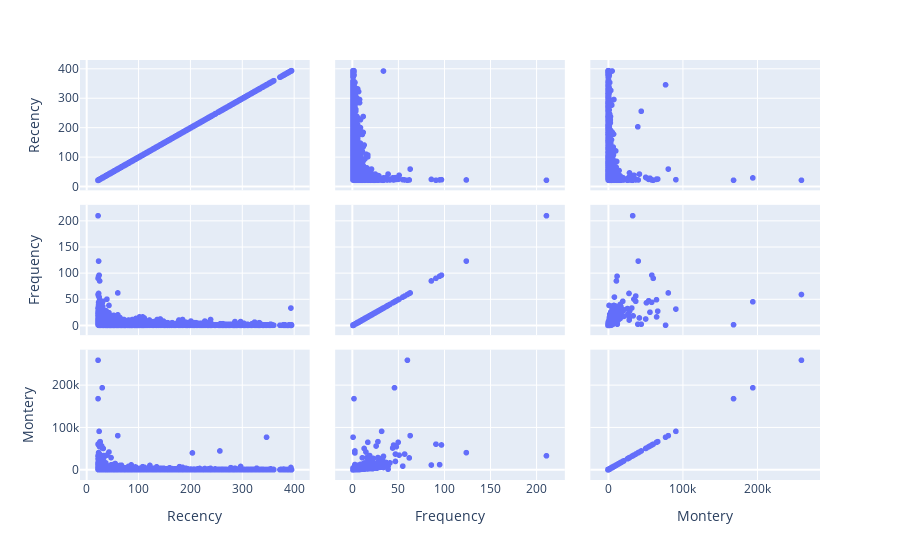

Notebook cell for this chart:
### Code cell
px.scatter_matrix(data_frame=rfm)

### Figure 1 — Plotly figure (JSON) as saved in the notebook; plotly's stock layout.template omitted (floating-point values rounded to 4 significant figures; data arrays with more than 128 entries replaced by an {"elided": "..."} marker saying what was removed)
{"data": [{"dimensions": [{"axis": {"matches": true}, "label": "Recency", "values": {"elided": "3921 int values"}}, {"axis": {"matches": true}, "label": "Frequency", "values": {"elided": "3921 int values"}}, {"axis": {"matches": true}, "label": "Montery", "values": {"elided": "3921 float values"}}], "hovertemplate": "%{xaxis.title.text}=%{x}<br>%{yaxis.title.text}=%{y}<extra></extra>", "legendgroup": "", "marker": {"color": "#636efa", "symbol": "circle"}, "name": "", "showlegend": false, "type": "splom"}], "layout": {"autosize": true, "dragmode": "select", "legend": {"tracegroupgap": 0}, "margin": {"t": 60}, "xaxis": {"autorange": true, "range": [-27.53, 444.5], "type": "linear"}, "xaxis2": {"autorange": true, "range": [-26.89, 238.9], "type": "linear"}, "xaxis3": {"autorange": true, "range": [-34480.0, 294100.0], "type": "linear"}, "yaxis": {"autorange": true, "range": [-27.53, 444.5], "type": "linear"}, "yaxis2": {"autorange": true, "range": [-26.89, 238.9], "type": "linear"}, "yaxis3": {"autorange": true, "range": [-34480.0, 294100.0], "type": "linear"}}}
